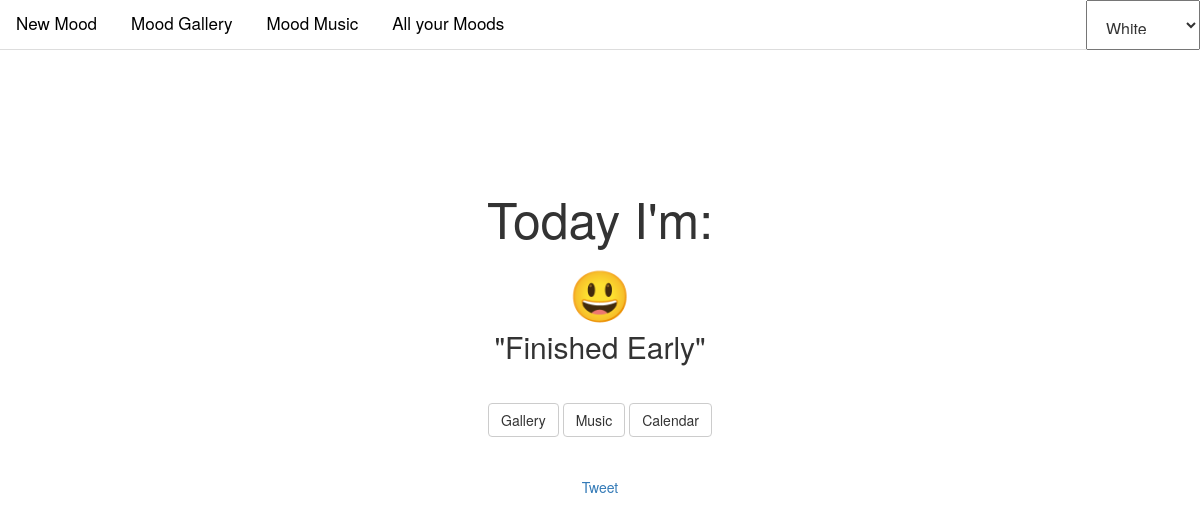
The page /index on the database as committed earlier.
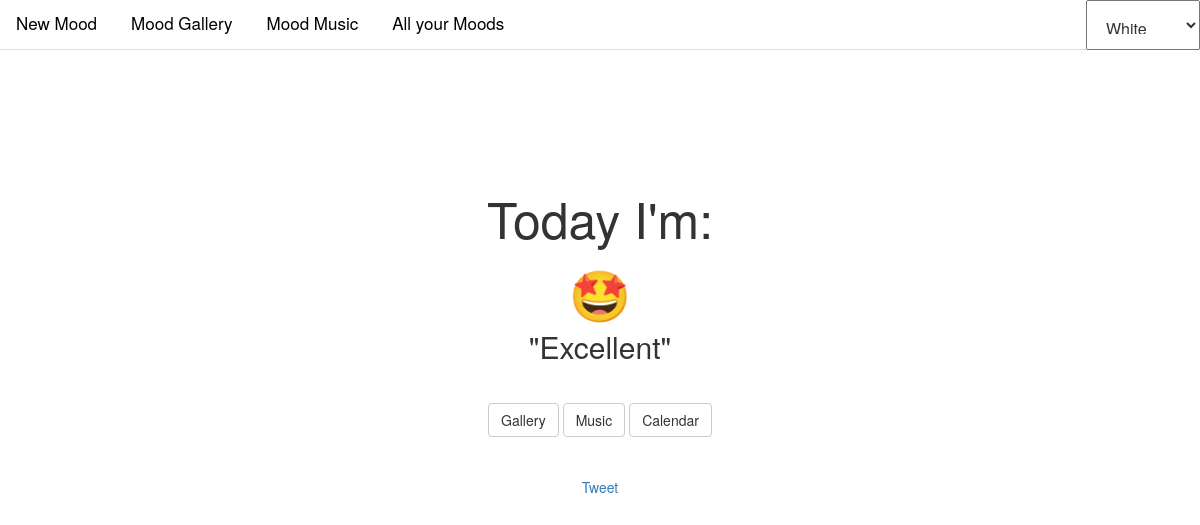
The same page on the database as committed later.
### tables this page shows
CREATE TABLE post (
    id INTEGER PRIMARY KEY AUTOINCREMENT , 
    created TIMESTAMP NOT NULL DEFAULT CURRENT_TIMESTAMP,
    mood TEXT NOT NULL,
    body TEXT NOT NULL
);

### __init__.py (the view)
    @app.route("/index", methods=["GET", "POST"])
    def index():
        db = get_db()
        posts = db.execute(
            'SELECT mood, body'
            ' FROM post'
            ' ORDER BY id DESC '
        ).fetchone()
        return render_template(
            "answer.html",
            posts=posts,
            mood_emoji=mood_emoji,
            )

### db.py (called while the page is built)
def get_db():
    if 'db' not in g:
        g.db = sqlite3.connect(
            current_app.config['DATABASE'],
            detect_types=sqlite3.PARSE_DECLTYPES
        )
        g.db.row_factory = sqlite3.Row
    return g.db

### templates/answer.html
{% extends "base.html" %}
{% block body %}
    <section class="content">
        <header>
            <h1>Today I'm:</h1>
            <h1>{{ mood_emoji(posts['mood']) }}</h1>
            <h2>"{{ posts['body'] }}"</h2>
            <div class="button_container">
                <a href= "{{ url_for('gallery') }}" class="btn btn-default" role="button">
                    Gallery
                </a>
                <a href= "{{ url_for('music') }}" class="btn btn-default" role="button">
                    Music
                </a>
                <a href= "{{ url_for('mcalendar') }}" class="btn btn-default" role="button">
                    Calendar
                </a>
                <br>
                <br>
                <br>
                <a href="https://twitter.com/share?ref_src=twsrc%5Etfw" class="twitter-share-button" data-size="large" data-text="Today I'm {{ mood_emoji(posts['mood'])}} {{posts['body']}} " data-url="https://limitless-reef-30670.herokuapp.com" data-show-count="false">Tweet</a><script async src="https://platform.twitter.com/widgets.js" charset="utf-8"></script>
            </div>
        </header>
    </section>
{% endblock %}

Rows that differ between the two databases and show on the page:
removed post: mood "😃", body "Finished Early"
added post: mood "🤩", body "Excellent"
